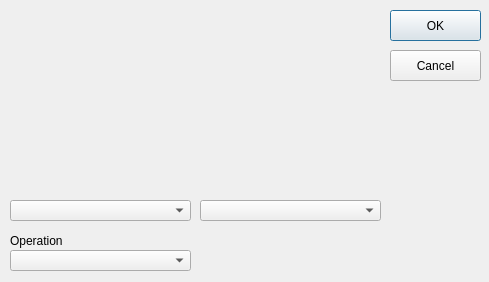
<?xml version="1.0" encoding="UTF-8"?>
<ui version="4.0" stdsetdef="1">
  <author></author>
  <comment></comment>
  <exportmacro></exportmacro>
  <class>TMOGUIOperation</class>
  <widget class="QDialog" name="TMOGUIOperation">
    <property name="geometry">
      <rect>
        <x>0</x>
        <y>0</y>
        <width>489</width>
        <height>282</height>
      </rect>
    </property>
    <property name="windowTitle">
      <string>Image Operation</string>
    </property>
    <widget class="QPushButton" name="PushButton3">
      <property name="geometry">
        <rect>
          <x>390</x>
          <y>10</y>
          <width>91</width>
          <height>31</height>
        </rect>
      </property>
      <property name="text">
        <string>OK</string>
      </property>
    </widget>
    <widget class="QPushButton" name="PushButton4">
      <property name="geometry">
        <rect>
          <x>390</x>
          <y>50</y>
          <width>91</width>
          <height>31</height>
        </rect>
      </property>
      <property name="text">
        <string>Cancel</string>
      </property>
    </widget>
    <widget class="QLabel" name="TextLabel1">
      <property name="geometry">
        <rect>
          <x>10</x>
          <y>230</y>
          <width>101</width>
          <height>21</height>
        </rect>
      </property>
      <property name="text">
        <string>Operation</string>
      </property>
      <property name="wordWrap">
        <bool>false</bool>
      </property>
    </widget>
    <widget class="QComboBox" name="ComboBox1">
      <property name="geometry">
        <rect>
          <x>10</x>
          <y>200</y>
          <width>181</width>
          <height>21</height>
        </rect>
      </property>
    </widget>
    <widget class="QComboBox" name="ComboBox2">
      <property name="geometry">
        <rect>
          <x>200</x>
          <y>200</y>
          <width>181</width>
          <height>21</height>
        </rect>
      </property>
    </widget>
    <widget class="QComboBox" name="ComboBox3">
      <property name="geometry">
        <rect>
          <x>10</x>
          <y>250</y>
          <width>181</width>
          <height>21</height>
        </rect>
      </property>
    </widget>
    <widget class="QLabel" name="PixmapLabel1">
      <property name="geometry">
        <rect>
          <x>20</x>
          <y>20</y>
          <width>161</width>
          <height>161</height>
        </rect>
      </property>
      <property name="scaledContents">
        <bool>false</bool>
      </property>
      <property name="alignment">
        <set>Qt::AlignCenter</set>
      </property>
      <property name="wordWrap">
        <bool>false</bool>
      </property>
    </widget>
    <widget class="QLabel" name="PixmapLabel2">
      <property name="geometry">
        <rect>
          <x>210</x>
          <y>20</y>
          <width>161</width>
          <height>161</height>
        </rect>
      </property>
      <property name="scaledContents">
        <bool>false</bool>
      </property>
      <property name="alignment">
        <set>Qt::AlignCenter</set>
      </property>
      <property name="wordWrap">
        <bool>false</bool>
      </property>
    </widget>
  </widget>
  <pixmapfunction>qPixmapFromMimeSource</pixmapfunction>
  <connections>
    <connection>
      <sender>PushButton3</sender>
      <signal>clicked()</signal>
      <receiver>TMOGUIOperation</receiver>
      <slot>accept()</slot>
    </connection>
    <connection>
      <sender>PushButton4</sender>
      <signal>clicked()</signal>
      <receiver>TMOGUIOperation</receiver>
      <slot>reject()</slot>
    </connection>
  </connections>
</ui>
